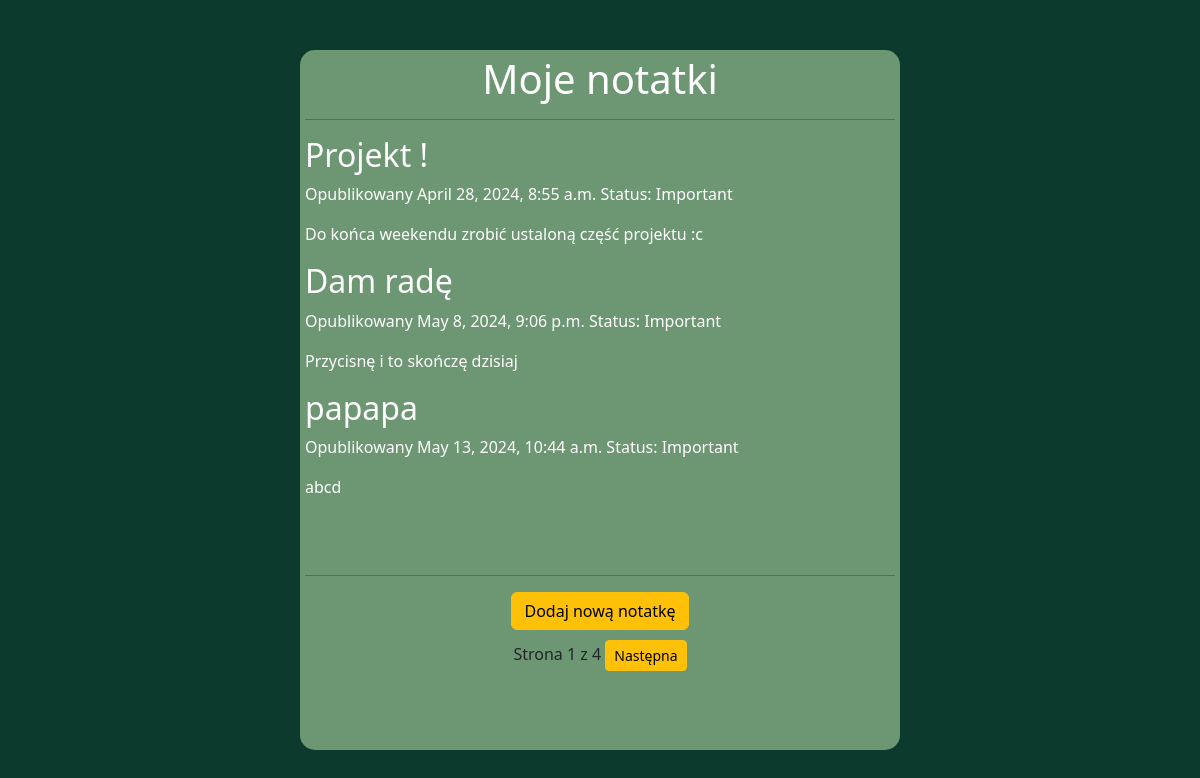
The page / on the database its author committed.
### aplikacjaNotatnik/models.py (models this page shows, shortened)
class Note(models.Model):
    STATUS_CHOICES = (
        ('Important', 'Important'),
        ('Usually', 'Usually')
    )
    title = models.CharField(max_length=100)
    text = models.TextField()
    time = models.DateTimeField(auto_now_add=True)
    author = models.ForeignKey(User, on_delete=models.CASCADE)
    status = models.CharField(max_length=10, choices=STATUS_CHOICES, default='Usually')
    id = models.AutoField(primary_key=True)
    def get_absolute_url(self):
        return reverse('detail_note', args=[self.id])

### aplikacjaNotatnik/views.py (the view)
# urls.py: path("", views.notes_list, name='notes_list'),
def notes_list(request):
    notes = Note.objects.all()
    important_notes = Note.objects.filter(status='Important')
    usually_notes = Note.objects.filter(status='Usually')
    notes = list(important_notes) + list(usually_notes)
    paginator = Paginator(notes, 3)
    page_number = request.GET.get('page')
    try:
        notes = paginator.page(page_number)
    except PageNotAnInteger:
        notes = paginator.page(1)
    except EmptyPage:
        notes = paginator.page(paginator.num_pages)
    return render(request, 'notes_list.html', {'notes': notes})

### aplikacjaNotatnik/templates/notes_list.html (shortened to what this page needs)
{% extends "base.html" %}
{% load static %}
{% block content %}
    <main>
        <div class="main-div">
            <h1 class="info">Moje notatki</h1>
            <hr>
            {% for note in notes %}
                <h2><a class="note-title" href="{{ note.get_absolute_url }}">{{ note.title }}</a></h2>
                <p class="">Opublikowany {{ note.time }} Status: {{ note.status }}</p>
                <div class="note-text">{{ note.text|truncatewords:15|linebreaks }}</div>
            {% endfor %}
            <div class="info-center">
                <hr>
                <a class="btn btn-warning add-note-margin" href="{% url 'add_note' %}">Dodaj nową notatkę</a>
                <br>
                {% include "pagination.html" with page=notes %}
            </div>
        </div>
    </main>
{% endblock %}

### aplikacjaNotatnik/templates/base.html (shortened to what this page needs)
{% load static %}
<!DOCTYPE html>
<html lang="pl-PL">
<head>
    <link href="{% static "css/notatnik.css" %}" rel="stylesheet">
    <link href="https://cdn.jsdelivr.net/npm/bootstrap@5.3.3/dist/css/bootstrap.min.css" rel="stylesheet">
</head>
<body>
    <div class="container">
        <div class="row">
            <div class="col">
                {% block content %}
                {% endblock %}
            </div>
        </div>
    </div>
</body>
</html>

### aplikacjaNotatnik/templates/pagination.html (shortened to what this page needs)
<div class="pagination">
    <span class="step-links">
        <span class="current">
            Strona {{ page.number }} z {{ page.paginator.num_pages }}
        </span>
    {% if page.has_next %}
        <a class="btn btn-warning btn-sm" href="?page={{ page.next_page_number }}">Następna</a>
    {% endif %}
    </span>
</div>

### aplikacjaNotatnik/static/css/notatnik.css (style rules this page uses)
.main-div { height: 100%; max-height: 700px; width: 100%; max-width: 600px; padding: 5px; position: absolute; top: 50%; left: 50%; transform: translate(-50%, -50%); overflow-y: auto; background-color: #6D9773; border-radius: 15px; }
.note-title, .info { text-decoration: none; color: white; }
body { background-color: #0C3B2E !important; }
.note-text { color: white !important; }
.add-note-margin { margin-bottom: 10px !important; }
.info-center, .info { text-align: center !important; }
.pagination { display: inline-block !important; }
.info-center { position: relative; top: 60px; }
hr { color: black !important; }
p { color: white; }

### rows shown on the page
Note: title "Projekt !", time "April 28, 2024, 8:55 a.m.", status "Important", text "Do końca weekendu zrobić ustaloną część projektu :c"
Note: title "Dam radę", time "May 8, 2024, 9:06 p.m.", status "Important", text "Przycisnę i to skończę dzisiaj"
Note: title "papapa", time "May 13, 2024, 10:44 a.m.", status "Important", text "abcd"

### other values the page prints
{{ page.number }} "1"
{{ page.paginator.num_pages }} "4"
